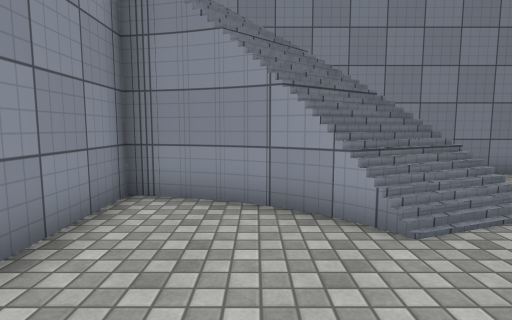
view 1 (above)

16 first-person views from a walk through a 3-D level made in the Unity game engine. The camera is 1.3 m above the floor, tilts 6° down and sees 80° across. The floor is counted in squares, 1 m on a side. Each view is taken from the middle of a square. On the plan, view 1 faces up. The plan holds only what a view shows up to about 14 squares ahead; the rest is blank. The place goes on beyond the plan. The player is left out. Surface patterns are stand-ins for the level's own textures.

view 2
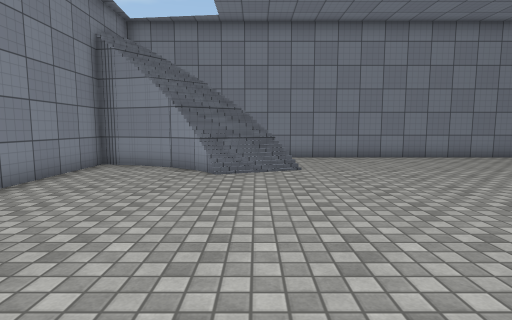

view 3
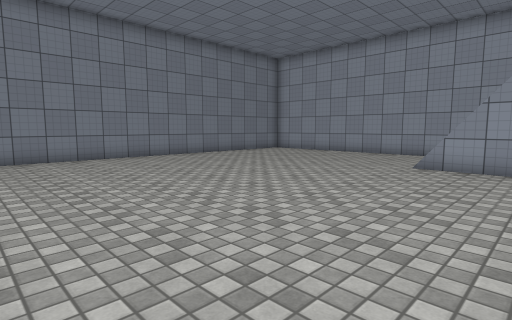

view 4
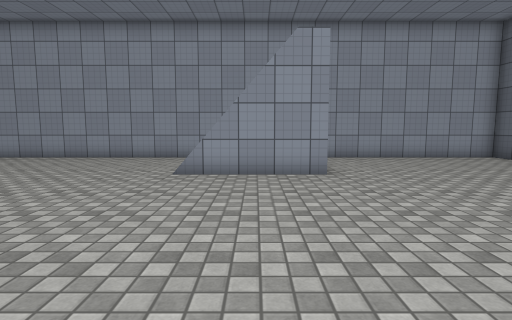

view 5
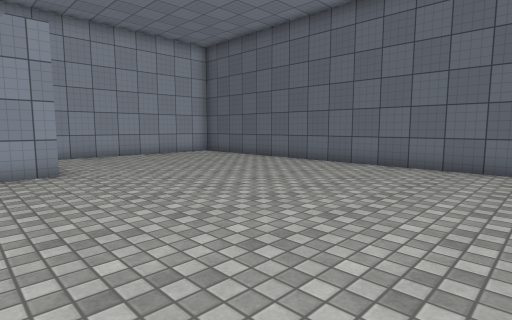

view 6
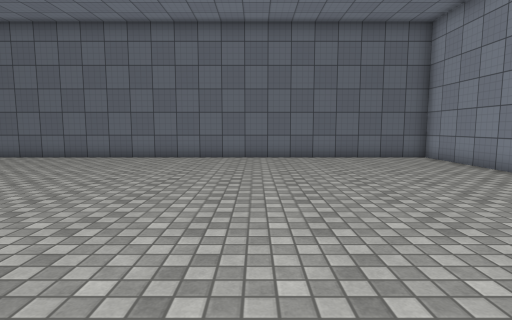

view 7
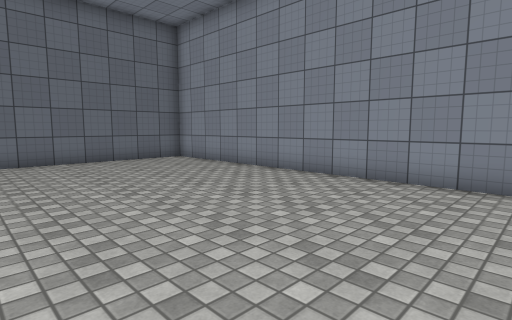

view 8
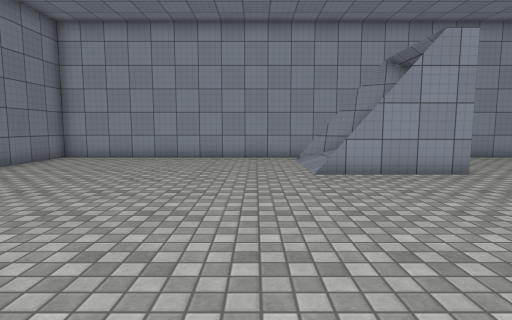

view 9
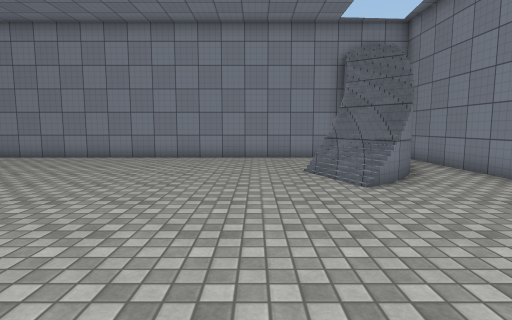

view 10
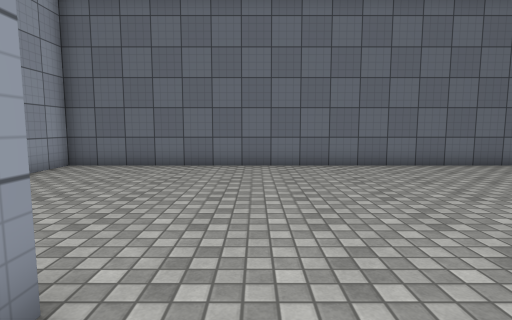

view 11
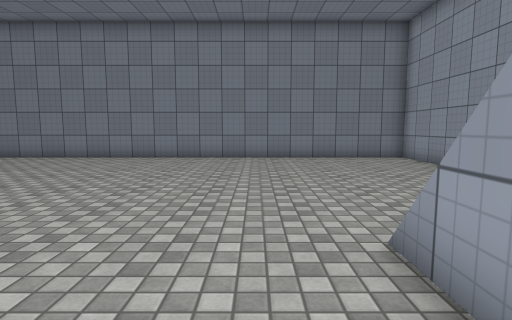

view 12
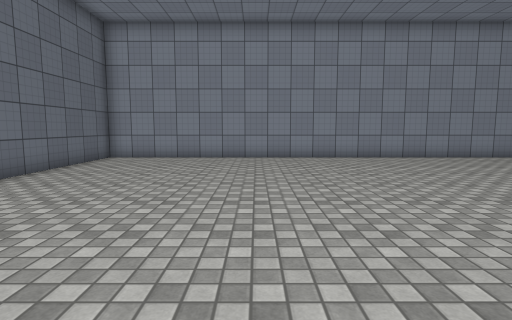

view 13
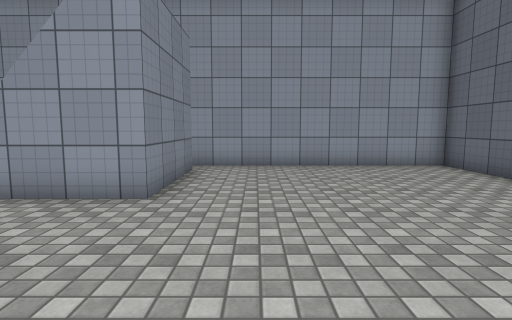

view 14
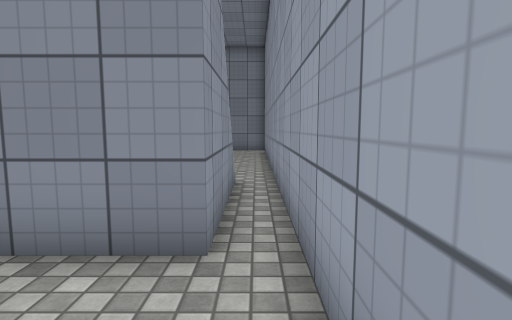

view 15
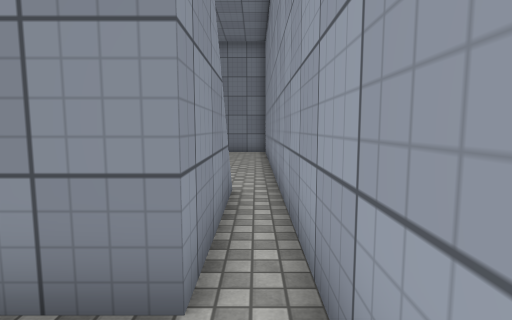

view 16
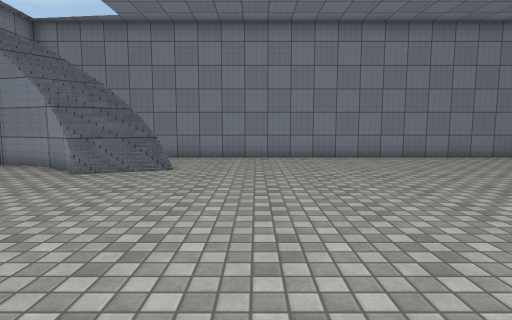

### Floor plan
Key: @ floor where view 1 was taken; # wall or solid block; . floor; / step, stairs or slope; = window, fence, low wall or low ledge.
Columns run from 3 left of view 1 to 20 right of it. Each row starts with its distance up from view 1.
  9  #######################
  8  #.....................#
  7 ##/// .................#
  6 ##///=/................#
  5 #..#////...............#
  4 #...#//................#
  3 #......................#
  2 #......................#
  1 #......................#
  0 #..@...................#
 -1 #......................#
 -2 #.................////.#
 -3 #.................#==#.#
 -4 #.................#  #.#
 -5 #.................#  #.#
 -6 #.................####.#
 -7 #......................#
 -8 #......................#
 -9 #......................#
-10 #......................#
-11 #......................#
-12 #......................#
-13 #......................#
-14 #......................#
-15 ########################

Positions as (right, up) in squares from view 1, and headings:
1: (0, 0), facing up
2: (3, -5), facing up
3: (4, -5), facing up-right
4: (6, -4), facing right
5: (5, -4), facing down-right
6: (5, -1), facing down
7: (5, -2), facing down-left
8: (6, 0), facing right
9: (11, 2), facing left
10: (13, -4), facing down
11: (13, -5), facing up
12: (11, -8), facing left
13: (9, -8), facing right
14: (19, -9), facing up
15: (19, -8), facing up
16: (7, -5), facing up
